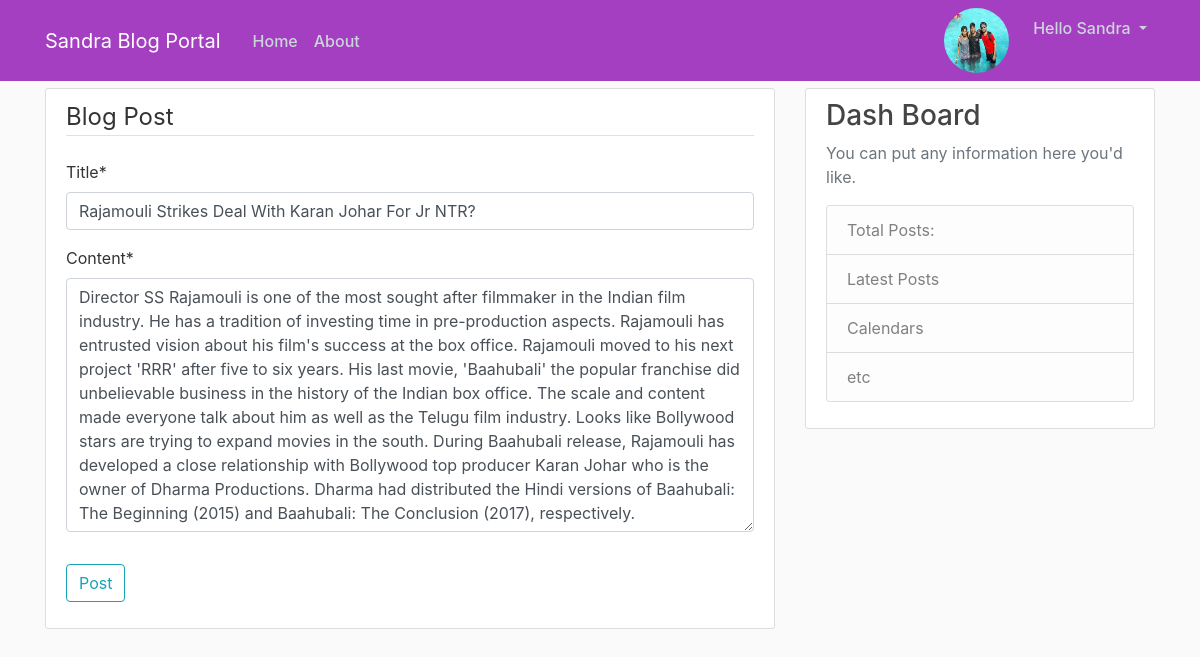
The app's page /post/1/update/ (signed in) with its own data.
### users/models.py (models this page shows, shortened)
class Profile(models.Model):
    user=models.OneToOneField(User, on_delete=models.CASCADE)
    image=models.ImageField(default='default.jpg', upload_to='profile_pics')

### blog/models.py (models this page shows, shortened)
class Post(models.Model):
    title=models.CharField(max_length=100)
    content=models.TextField()
    date_posted=models.DateTimeField(default=timezone.now)
    author=models.ForeignKey(User, on_delete=models.CASCADE)

### blog/views.py (the view, shortened to what this page needs)
# urls.py: path('post/<int:pk>/update/', PostUpdateView.as_view(), name='post-update'),
class PostUpdateView(LoginRequiredMixin, UserPassesTestMixin, UpdateView):
    model=Post
    fields=['title','content']
    def test_func(self):
        post=self.get_object()
        if self.request.user==post.author:
            return True
        return False

### blog/templates/blog/post_form.html (shortened to what this page needs)
{% extends 'blog/base.html' %}
{% load crispy_forms_tags %}
  {% block content %}
    <div class="content-section">
      <form method="post">
        <fieldset class="form-group">
          <legend class="border-bottom mb-4">Blog Post</legend>
          {{form|crispy}}
        </fieldset>
        <div class="form-group">
          <button class="btn btn-outline-info" type="submit">Post</button>
        </div>
      </form>
    </div>
  {% endblock %}

### blog/templates/blog/base.html (shortened to what this page needs)
{% load static %}
<!DOCTYPE html>
<html lang="en" dir="ltr">
  <head>
    <link rel="stylesheet" href="https://stackpath.bootstrapcdn.com/bootstrap/4.3.1/css/bootstrap.min.css">
    <link rel="stylesheet" href="{% static 'blog/css/main.css' %}">
  </head>
  <body>
  <header class="site-header">
  <nav class="navbar navbar-expand-md navbar-dark bg-steel fixed-top">
    <div class="container">
      <a class="navbar-brand mr-4" href="/">Sandra Blog Portal</a>
      <div class="collapse navbar-collapse" id="navbarToggle">
        <div class="navbar-nav mr-auto">
          <a class="nav-item nav-link" href="/">Home</a>
          <a class="nav-item nav-link" href="/about">About</a>
        </div>
        <div class="navbar-nav">
          {% if user.is_authenticated %}
              <img class="rounded-circle article-img" src="{{request.user.profile.image.url}}">
              <div class="dropdown">
                <a class="dropdown-toggle nav-item nav-link" href="#" id="dropdownMain" data-toggle="dropdown" aria-haspopup="true" aria-expanded="false">
                    Hello {{ user.username | title }}
                </a>
              </div>
            {% else %}
          <a class="nav-item nav-link" href="{% url 'login' %}">Login</a>
          <a class="nav-item nav-link" href="{% url 'register' %}">Register</a>
          {% endif %}
        </div>
      </div>
    </div>
  </nav>
</header>
<main role="main" class="container">
 <div class="row">
   <div class="col-md-8">
     {% block content %}{% endblock %}
   </div>
   <div class="col-md-4">
     <div class="content-section">
       <h3>Dash Board</h3>
       <p class='text-muted'>You can put any information here you'd like.
         <ul class="list-group">
           <li class="list-group-item list-group-item-light">Total Posts:</li>
           <li class="list-group-item list-group-item-light">Latest Posts</li>
           <li class="list-group-item list-group-item-light">Calendars</li>
           <li class="list-group-item list-group-item-light">etc</li>
         </ul>
       </p>
     </div>
   </div>
 </div>
</main>
</body>
</html>

### blog/static/blog/css/main.css (style rules this page uses)
body { background: #fafafa; color: #333333; margin-top: 5.5rem; }
h1, h2, h3, h4, h5, h6 { color: #444444; }
ul { margin: 0; }
.bg-steel { background-color: #a53fc1; }
.site-header .navbar-nav .nav-link { color: #cbd5db; font-weight:500; }
.content-section { background: #ffffff; padding: 10px 20px; border: 1px solid #dddddd; border-radius: 3px; margin-bottom: 20px; }
.article-img { height: 65px; width: 65px; margin-right: 16px; }

### records on screen
Post: title "Rajamouli Strikes Deal With Karan Johar For Jr NTR?", content "Director SS Rajamouli is one of the most sought after filmmaker in the Indian film industry. He has a tradition of investing time in pre-production aspects. Rajamouli has entrusted vision about his film's success at the box office. Rajamouli moved to his next project 'RRR' after five to six years. His last movie, 'Baahubali' the popular franchise did unbelievable business in the history of the Indian box office. The scale and content made everyone talk about him as well as the Telugu film industry. Looks like Bollywood stars are trying to expand movies in the south. During Baahubali release, Rajamouli has developed a close relationship with Bollywood top producer Karan Johar who is the…"

### other values on screen
{{ user.username | title }} "Sandra"
